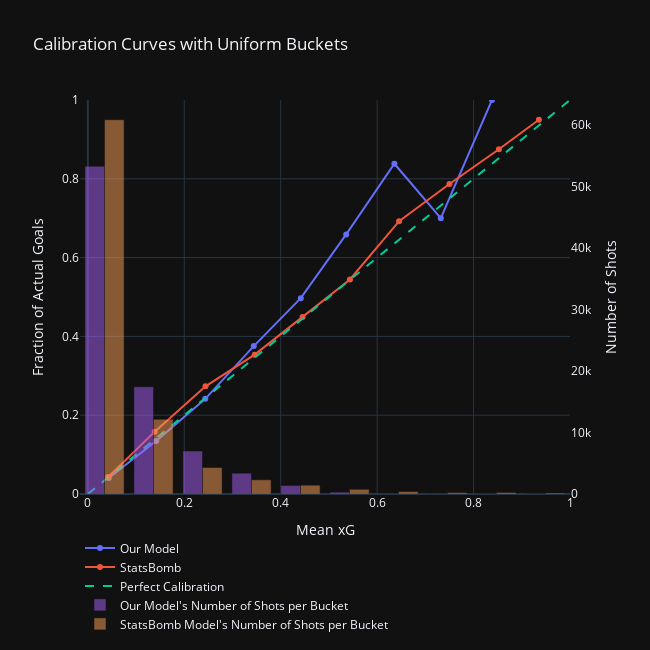

The code cell stored with this chart in its notebook:
### Code cell
'''
Set up dataloading
'''
tensor_data_test = torch.from_numpy(data).float()

dataloader_test = torch.utils.data.DataLoader(
    tensor_data_test,
    batch_size=25,
    shuffle=False,
    drop_last=False,
    num_workers=2)

model.eval()

y_test, predictions_test, sbxg_test = evaluate(model, dataloader_test)

loss_score = skmetrics.log_loss(y_test, predictions_test)
print('Testing Log-loss of Our Model: {:.4f}'.format(loss_score))

loss_score = skmetrics.log_loss(y_test, sbxg_test)
print('Testing Log-loss of StatsBomb Model: {:.4f}'.format(loss_score))


fig = go.Figure()
fig.update_layout(template='plotly_dark')

prob_true, prob_pred = calibration_curve(y_test, predictions_test, n_bins=10)
fig.add_trace(go.Scatter(x=prob_pred, y=prob_true, mode='markers+lines', name='Our Model'))

prob_true, prob_pred = calibration_curve(y_test, sbxg_test, n_bins=10)
fig.add_trace(go.Scatter(x=prob_pred, y=prob_true, mode='markers+lines', name='StatsBomb'))

fig.add_trace(go.Scatter(x=np.linspace(0, 1, 10), y=np.linspace(0, 1, 10), mode='lines', line=dict(dash='dash'), name='Perfect Calibration'))

predictions_test_binned = np.digitize(predictions_test, bins=np.linspace(0, 1, 11)) - 1
bin_labels = [f"{(i / 10)}" for i in range(1,11)]
bin_counts = np.bincount(predictions_test_binned, minlength=10)

fig.add_trace(go.Bar(x=bin_labels, y=bin_counts, name="Our Model's Number of Shots per Bucket", yaxis='y2', xaxis='x2', opacity=0.5))

sbxg_test_binned = np.digitize(sbxg_test, bins=np.linspace(0, 1, 11)) - 1
bin_labels = [f"{(i / 10)}" for i in range(1,11)]
bin_counts = np.bincount(sbxg_test_binned, minlength=10)

fig.add_trace(go.Bar(x=bin_labels, y=bin_counts, name="StatsBomb Model's Number of Shots per Bucket", yaxis='y2', xaxis='x2', opacity=0.5))

fig.update_layout(
    title='Calibration Curves with Uniform Buckets',
    xaxis_title='Mean xG',
    yaxis={
        'range': [0, 1],
        'title': 'Fraction of Actual Goals'
    },
    yaxis2={
        'title': 'Number of Shots',
        'overlaying': 'y',
        'side': 'right',
        'showgrid':False,
    },
    xaxis2={
        'overlaying': 'x',
        'side': 'top',
        'showgrid':False,
        'showticklabels':False
    },
    legend=dict(
        orientation='h',  
    ),
    width=650,
    height=650
)

fig.show()

### Figure 1 — Plotly figure (JSON) as saved in the notebook; plotly's stock layout.template omitted (floating-point values rounded to 4 significant figures)
{"data": [{"mode": "markers+lines", "name": "Our Model", "type": "scatter", "x": [0.04339, 0.1418, 0.2436, 0.3441, 0.4416, 0.5358, 0.6358, 0.732, 0.8382], "y": [0.04071, 0.1346, 0.2416, 0.3754, 0.4971, 0.6589, 0.8382, 0.7, 1]}, {"mode": "markers+lines", "name": "StatsBomb", "type": "scatter", "x": [0.04232, 0.1388, 0.244, 0.346, 0.4454, 0.5436, 0.6455, 0.7499, 0.8526, 0.9355], "y": [0.04313, 0.1583, 0.2733, 0.3537, 0.4495, 0.5444, 0.6923, 0.787, 0.875, 0.95]}, {"line": {"dash": "dash"}, "mode": "lines", "name": "Perfect Calibration", "type": "scatter", "x": [0, 0.1111, 0.2222, 0.3333, 0.4444, 0.5556, 0.6667, 0.7778, 0.8889, 1], "y": [0, 0.1111, 0.2222, 0.3333, 0.4444, 0.5556, 0.6667, 0.7778, 0.8889, 1]}, {"name": "Our Model's Number of Shots per Bucket", "opacity": 0.5, "type": "bar", "x": ["0.1", "0.2", "0.3", "0.4", "0.5", "0.6", "0.7", "0.8", "0.9", "1.0"], "xaxis": "x2", "y": [53277, 17435, 6971, 3383, 1388, 302, 68, 20, 4, 0], "yaxis": "y2"}, {"name": "StatsBomb Model's Number of Shots per Bucket", "opacity": 0.5, "type": "bar", "x": ["0.1", "0.2", "0.3", "0.4", "0.5", "0.6", "0.7", "0.8", "0.9", "1.0"], "xaxis": "x2", "y": [60836, 12147, 4311, 2310, 1437, 766, 403, 230, 248, 160], "yaxis": "y2"}], "layout": {"height": 650, "legend": {"orientation": "h"}, "title": {"text": "Calibration Curves with Uniform Buckets"}, "width": 650, "xaxis": {"title": {"text": "Mean xG"}}, "xaxis2": {"overlaying": "x", "showgrid": false, "showticklabels": false, "side": "top"}, "yaxis": {"range": [0, 1], "title": {"text": "Fraction of Actual Goals"}}, "yaxis2": {"overlaying": "y", "showgrid": false, "side": "right", "title": {"text": "Number of Shots"}}}}
